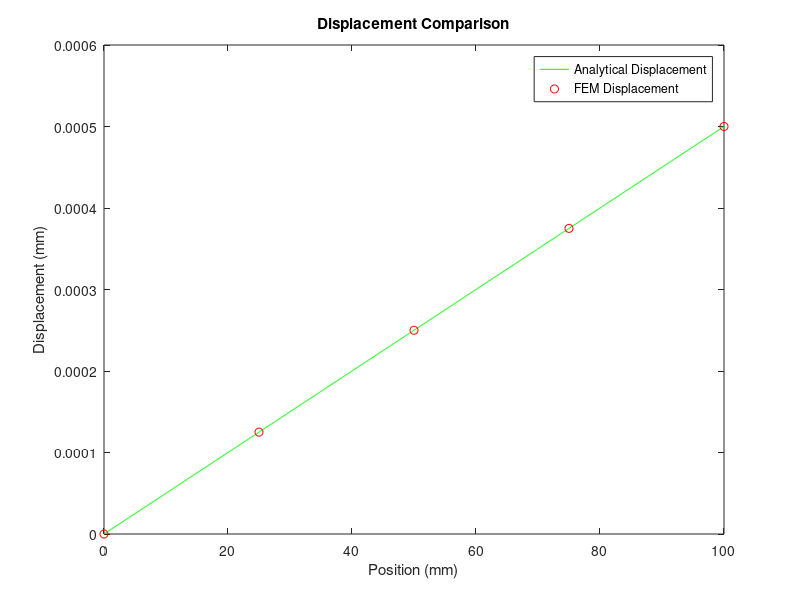
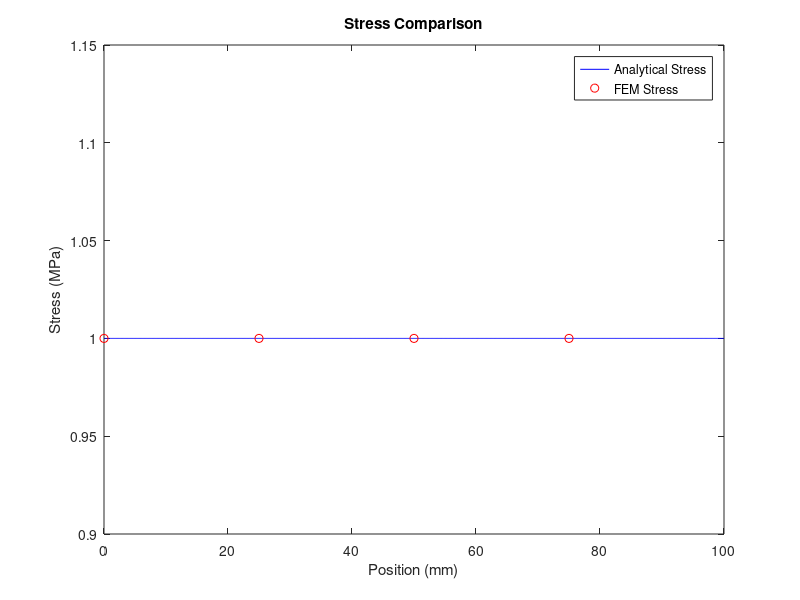

These charts were generated, in order, by the following MATLAB code:
clear all 
clc

%% Finite element method for 1D bar with linear displacement interpolation

L = 100;   % in mm
S = 10;    % mm^2
Fd = 10;   % force in newton 
E = 2e5;   % young's module in MPa

% for the finite element method
n = 4;    % n = number of elements -> n+1 nodes

x = linspace(0, L, 1000); %define a discretized domain for x

u_x = @(x) (Fd/(E*S))*x ; %define the analytical solution in displacement 

stress_xx = Fd/S * ones(1000, 1); %define the analytical solution in stress

figure(1) 
plot(x, u_x(x), 'g-' )
hold on

figure(2)
plot(x, stress_xx, 'b-')
hold on

F = zeros(n+1, 1); % initialisation of the shape of the force vector
F(n+1) = Fd;       % external force applied to the last node 

x = 0:100/n:100;   % redefine x domain: 

node = [1:n        % matrix of n column vectors, each of which 
        2:n+1];    % corresponds to an element and its nodes  
                   % es: first elem is [ 1 2 ]^T of node 1 and 2

K = zeros(n+1);    % initialize the global stiffness matrix

for e=1:n          % for each element 
    e
    le = x(node(2, e)) - x(node(1,e));    % element lenght x2-x1
    ke = E*S/le * (eye(2) - flip(eye(2)))% local stiffness matrix
    % assemble the global stiffness matrix with local contribution of ke
    K(node(1, e), node(1,e)) =  K(node(1, e), node(1,e)) + ke(1,1);
    K(node(1, e), node(2,e)) =  K(node(1, e), node(2,e)) + ke(1,2);
    K(node(2, e), node(1,e)) =  K(node(2, e), node(1,e)) + ke(2,1);
    K(node(2, e), node(2,e)) =  K(node(2, e), node(2,e)) + ke(2,2);

end
K

u_1 = 0; % boundary conditions

% to solve the linear system -> remoove dof where ud = 0 
F_1 = F(2:n+1);        
K_1 = K(2:n+1, 2:n+1); % elimination of first row/first column

u_int = K_1\F_1;       % to solve a linear system K*u=f we can multiply 
                       % by the inverse of K on both sides
                       % so we have now u=K^-1*f, the backslash is used in
                       % matlab to solve linear systems and is placed with 
                       % a similar logic as the inverse of a matrix  

u_tot = [u_1           % full displacement solution
         u_int];

stress = zeros(n, 1);
for e=1:n
   le = (x(node(2, e)) - x(node(1,e)));
   % stress formula for 1D axially loaded bar
   % the ' symbol after a vector means transposed
   stress(e) = E/le*[ -1 1 ]*[ u_tot(node(1, e)) u_tot(node(2, e))]';

end


figure(1)
plot(x, u_tot, 'ro')

legend('Analytical Displacement', 'FEM Displacement' );
xlabel('Position (mm)');
ylabel('Displacement (mm)');
title('Displacement Comparison');

figure(2)
plot(x(1:n), stress, 'ro')
legend('Analytical Stress', 'FEM Stress');
xlabel('Position (mm)');
ylabel('Stress (MPa)');
title('Stress Comparison');


